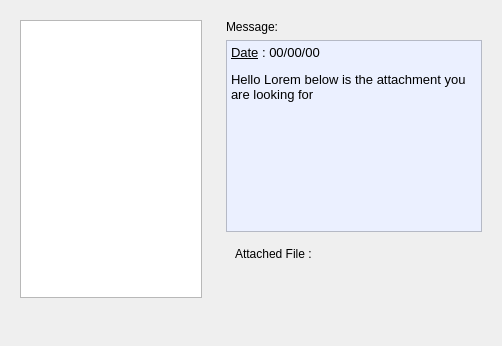
                 <widget class="QWidget" name="tab_14">
                  <attribute name="title">
                   <string>Sent</string>
                  </attribute>
                  <layout class="QHBoxLayout" name="horizontalLayout_24">
                   <item>
                    <widget class="QWidget" name="widget_45" native="true">
                     <property name="minimumSize">
                      <size>
                       <width>200</width>
                       <height>0</height>
                      </size>
                     </property>
                     <property name="maximumSize">
                      <size>
                       <width>200</width>
                       <height>16777215</height>
                      </size>
                     </property>
                     <layout class="QVBoxLayout" name="verticalLayout_23">
                      <item>
                       <widget class="QListWidget" name="listWidget_6"/>
                      </item>
                      <item>
                       <widget class="QPushButton" name="pushButton_49">
                        <property name="maximumSize">
                         <size>
                          <width>40</width>
                          <height>16777215</height>
                         </size>
                        </property>
                        <property name="toolTip">
                         <string>&lt;html&gt;&lt;head/&gt;&lt;body&gt;&lt;p&gt;Delete message&lt;/p&gt;&lt;/body&gt;&lt;/html&gt;</string>
                        </property>
                        <property name="text">
                         <string/>
                        </property>
                        <property name="icon">
                         <iconset resource="icons.qrc">
                          <normaloff>:/icons/_delete-bin.png</normaloff>:/icons/_delete-bin.png</iconset>
                        </property>
                        <property name="iconSize">
                         <size>
                          <width>25</width>
                          <height>25</height>
                         </size>
                        </property>
                        <property name="flat">
                         <bool>true</bool>
                        </property>
                       </widget>
                      </item>
                     </layout>
                    </widget>
                   </item>
                   <item>
                    <widget class="QWidget" name="widget_47" native="true">
                     <layout class="QVBoxLayout" name="verticalLayout_24">
                      <item>
                       <widget class="QLabel" name="label_6">
                        <property name="text">
                         <string>Message:</string>
                        </property>
                       </widget>
                      </item>
                      <item>
                       <widget class="QTextBrowser" name="textBrowser_3">
                        <property name="font">
                         <font>
                          <family>Segoe UI</family>
                         </font>
                        </property>
                        <property name="styleSheet">
                         <string notr="true">background-color: rgb(235, 240, 255);</string>
                        </property>
                        <property name="html">
                         <string>&lt;!DOCTYPE HTML PUBLIC &quot;-//W3C//DTD HTML 4.0//EN&quot; &quot;http://www.w3.org/TR/REC-html40/strict.dtd&quot;&gt;
&lt;html&gt;&lt;head&gt;&lt;meta name=&quot;qrichtext&quot; content=&quot;1&quot; /&gt;&lt;style type=&quot;text/css&quot;&gt;
p, li { white-space: pre-wrap; }
&lt;/style&gt;&lt;/head&gt;&lt;body style=&quot; font-family:'Segoe UI'; font-size:8.25pt; font-weight:400; font-style:normal;&quot;&gt;
&lt;p style=&quot; margin-top:12px; margin-bottom:12px; margin-left:0px; margin-right:0px; -qt-block-indent:0; text-indent:0px;&quot;&gt;&lt;span style=&quot; font-size:10pt; text-decoration: underline;&quot;&gt;Date&lt;/span&gt;&lt;span style=&quot; font-size:10pt;&quot;&gt; : 00/00/00&lt;/span&gt;&lt;/p&gt;
&lt;p style=&quot; margin-top:12px; margin-bottom:12px; margin-left:0px; margin-right:0px; -qt-block-indent:0; text-indent:0px;&quot;&gt;&lt;span style=&quot; font-size:10pt;&quot;&gt;Hello Lorem below is the attachment you are looking for&lt;/span&gt;&lt;/p&gt;
&lt;p style=&quot;-qt-paragraph-type:empty; margin-top:12px; margin-bottom:12px; margin-left:0px; margin-right:0px; -qt-block-indent:0; text-indent:0px; font-size:10pt;&quot;&gt;&lt;br /&gt;&lt;/p&gt;&lt;/body&gt;&lt;/html&gt;</string>
                        </property>
                       </widget>
                      </item>
                      <item>
                       <widget class="QWidget" name="widget_91" native="true">
                        <property name="minimumSize">
                         <size>
                          <width>0</width>
                          <height>30</height>
                         </size>
                        </property>
                        <layout class="QVBoxLayout" name="verticalLayout_45">
                         <item>
                          <widget class="QLabel" name="label_24">
                           <property name="font">
                            <font>
                             <family>Segoe UI</family>
                             <pointsize>9</pointsize>
                            </font>
                           </property>
                           <property name="text">
                            <string>Attached File : </string>
                           </property>
                          </widget>
                         </item>
                        </layout>
                       </widget>
                      </item>
                      <item>
                       <widget class="QWidget" name="widget_48" native="true">
                        <property name="minimumSize">
                         <size>
                          <width>0</width>
                          <height>50</height>
                         </size>
                        </property>
                        <property name="maximumSize">
                         <size>
                          <width>16777215</width>
                          <height>50</height>
                         </size>
                        </property>
                        <layout class="QHBoxLayout" name="horizontalLayout_15">
                         <item>
                          <widget class="QPushButton" name="pushButton_27">
                           <property name="maximumSize">
                            <size>
                             <width>40</width>
                             <height>16777215</height>
                            </size>
                           </property>
                           <property name="font">
                            <font>
                             <family>Segoe UI</family>
                             <pointsize>9</pointsize>
                            </font>
                           </property>
                           <property name="toolTip">
                            <string>&lt;html&gt;&lt;head/&gt;&lt;body&gt;&lt;p&gt;View Attachment&lt;/p&gt;&lt;/body&gt;&lt;/html&gt;</string>
                           </property>
                           <property name="styleSheet">
                            <string notr="true">background-color: rgb(85, 85, 127);
color: rgb(255, 255, 255);</string>
                           </property>
                           <property name="text">
                            <string/>
                           </property>
                           <property name="icon">
                            <iconset resource="icons.qrc">
                             <normaloff>:/icons/view.png</normaloff>:/icons/view.png</iconset>
                           </property>
                           <property name="iconSize">
                            <size>
                             <width>22</width>
                             <height>22</height>
                            </size>
                           </property>
                           <property name="flat">
                            <bool>true</bool>
                           </property>
                          </widget>
                         </item>
                         <item>
                          <widget class="QWidget" name="widget_49" native="true"/>
                         </item>
                        </layout>
                       </widget>
                      </item>
                     </layout>
                    </widget>
                   </item>
                  </layout>
                 </widget>
